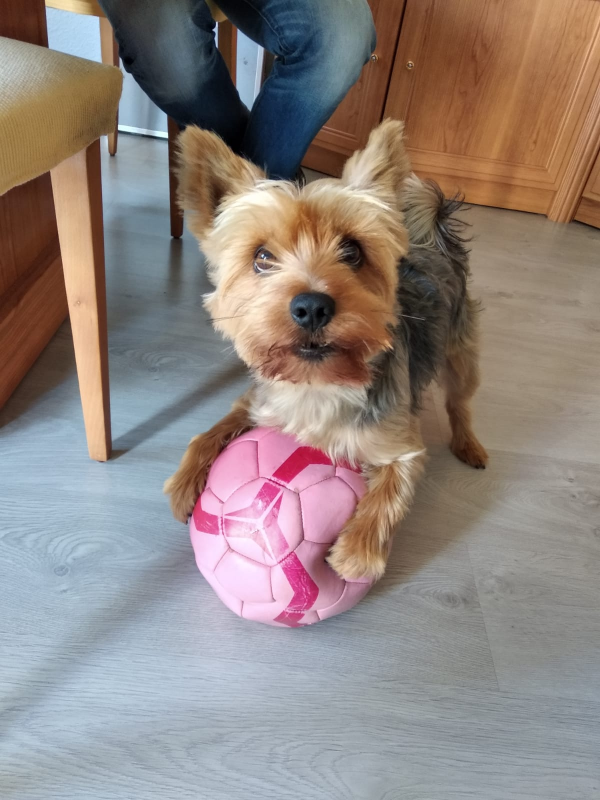
%> input picture Tareas/Tarea 3/G15.jpeg, 1200 x 1600 px (shown at 1/2 size)
$ octave G15.m   (GNU Octave 9; MATLAB toolbox functions it lacks are replaced by stand-ins)
%> lines starting %> are read from the running program, lines starting %| are printed output that depends on the picture; in (x1, y1, x2, y2) boxes, pixels count from 0 and x2, y2 are one past the last pixel; in counts of white or black regions, pixels touching at a corner belong together; the program's own positions count from 1
%> further down, Img is the input picture: size 1600x1200x3 uint8; mean R, G, B 144.1, 132.1, 127.1
### Tareas/Tarea 3/convertionRgb2Hsi.m
function [hsi]=convertionRgb2Hsi(image)
%HSI: Tono, Saturaci髇 e Intensidad
%RGB: Matriz num閞ica Rojo, Verde y Azul

%Extraer componentes componentes individuales de color
rgb = im2double(image);
R = rgb(:,:,1);
G = rgb(:,:,2);
B = rgb(:,:,3);

%ecuacion conversion
num = 0.5*((R - G)+(R - B));
den = sqrt((R - G).^2 + (R - B).*(G - B));
angulo = acos(num./(den + eps));
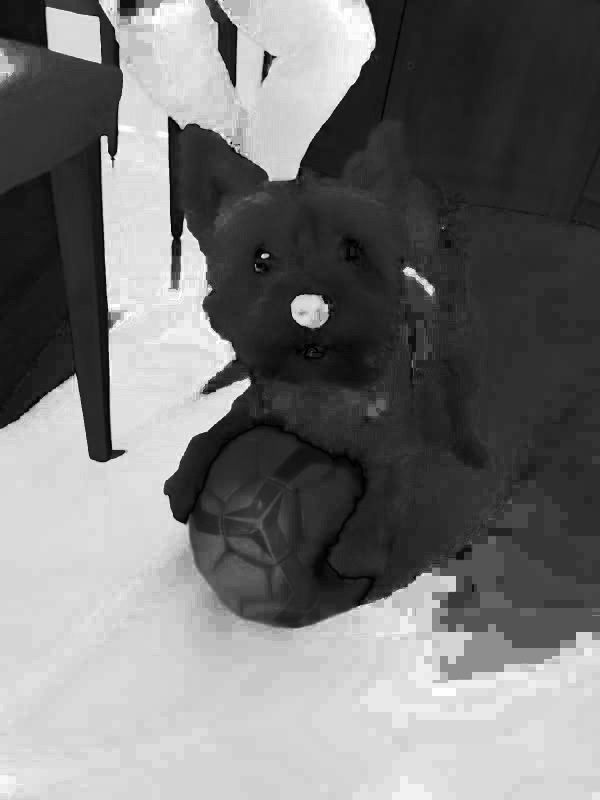
%> angulo: size 1600x1200 double (shown at 1/2 size); min 3.94e-08, max 3.14, mean 1.45; drawn with min black and max white
H = angulo;
H(B > G) = 2*pi - H(B > G);
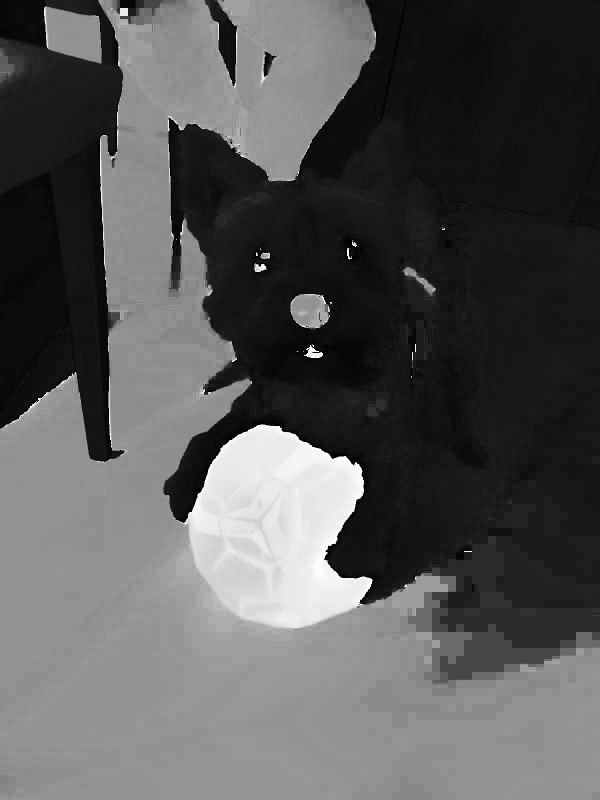
%> H: size 1600x1200 double (shown at 1/2 size); min 3.94e-08, max 6.27, mean 2.15; drawn with min black and max white
H = H/(2*pi);
num = min(min(R,G),B);
den = R + G + B;
den(den == 0) = eps;
S = 1 - 3.*num./den;
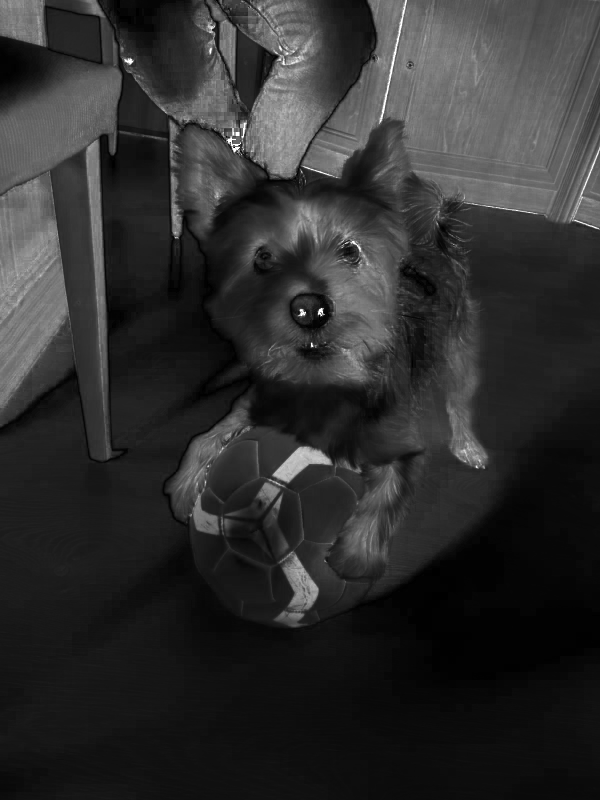
%> S: size 1600x1200 double (shown at 1/2 size); min 0, max 1, mean 0.183
H(S == 0) = eps;
I = (R + G + B)/3;

% combinacion de cada resultado en la imagen hsi
hsi = cat(3, H, S, I);
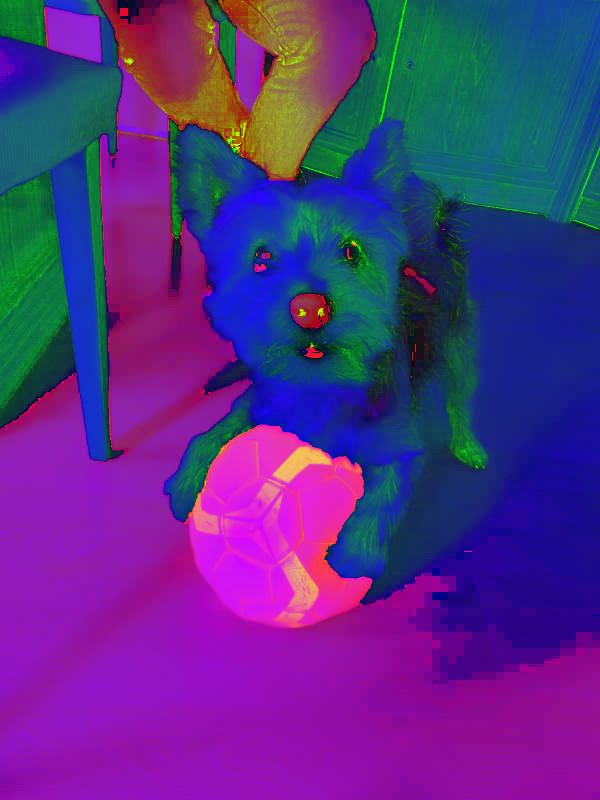
%> hsi: size 1600x1200x3 double (shown at 1/2 size); mean R, G, B 0.342, 0.183, 0.527
end

### Tareas/Tarea 3/G15.m
% Integrante-1: Ana Poveda Garc韆 Herrero
% Integrante-2: Cristina Taboada Mayo.
%% -------------------- PARTE OBLIGATORIA --------------------
clear all, close all, clc
% Cargamos la imagen con la que vamos a trabajar y la visualizamos.
Img = imread('G15.jpeg');
figure, imshow(Img), title('Imagen Original');

%% Pre-procesado de la imagen original para facilitar la segmentaci髇.

% Cambiamos nuestra imagen del espacio RGB al espacio HSI
% Para poder hacer esto nos hemos descargado la funci髇 de matlab =>
% convertionRgb2Hsi.m, que adjuntamos junto con el script de la pr醕tica.
I_HSI = convertionRgb2Hsi(Img);
figure, imshow(I_HSI), title('Imagen en el espacio HSI')

% Visualizamos cada componente.
H = I_HSI(:,:,1); % Componente del tono
S = I_HSI(:,:,2); % Componente de saturaci髇.
I = I_HSI(:,:,3); % Componente de brillo.

figure, subplot(1,3,1), imshow(H), title('Componente H')
subplot(1,3,2), imshow(S), title('Componente S')
subplot(1,3,3), imshow(I), title('Componente I')

% Cuando visualizamos las componentes observamos que en la componente H los
% valores mas altos corresponden a los pixeles del bal髇.
% Visualizamos un mesh para ver cuales son esos valores.
figure, mesh(H), title('Componente H')

% Comprobamos que los valores mas altos, en su mayoria pertenecen al bal髇.
% Pasamos la imagen correspondiente a la componente H por un filtro paso
% bajo.

% Definimos la m醩cara y sus coeficientes.
h = 1/49*ones(7,7);
% Aplicamos el filtro.
H_FPB = imfilter(H,h);
figure, imshow(H_FPB), title('Componente H suavizada')
figure, imhist(H_FPB), title('Histograma H suavizada')
figure, mesh(H_FPB), title('H suavizada')

%% Proceso de segmentacion.

% Tenemos que hacer es umbralizar la imagen correspondiente
% a la componente H, que previamente hemos pasado por un filtro paso bajo
% para unificar los distintos niveles de la imagen.

% Primero, pasamos a la imagen de la componente H a blanco y negro usando
% segmentaci髇 binaria por umbralizaci髇.
H_U = im2bw(H_FPB,0.8);
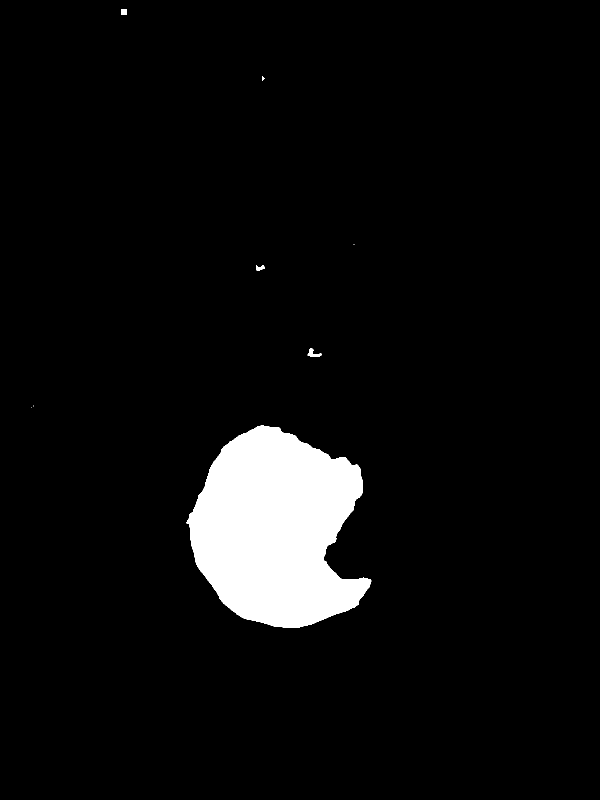
%> H_U: size 1600x1200 logical (shown at 1/2 size); 5.4% white; 8 white regions (3 under 20 px), largest, box (x1, y1, x2, y2) and area: (373, 851, 743, 1256) 103573, (615, 696, 643, 714) 228, (512, 531, 530, 541) 122, (242, 19, 254, 29) 118, (524, 152, 529, 161) 29
figure, imshow(H_U), title('Componente H umbralizada')

% Creamos la capa de segmentaci髇 en blanco y negro y la visualizamos.
[Seg_H_U, Nobjetos] = bwlabel(H_U);
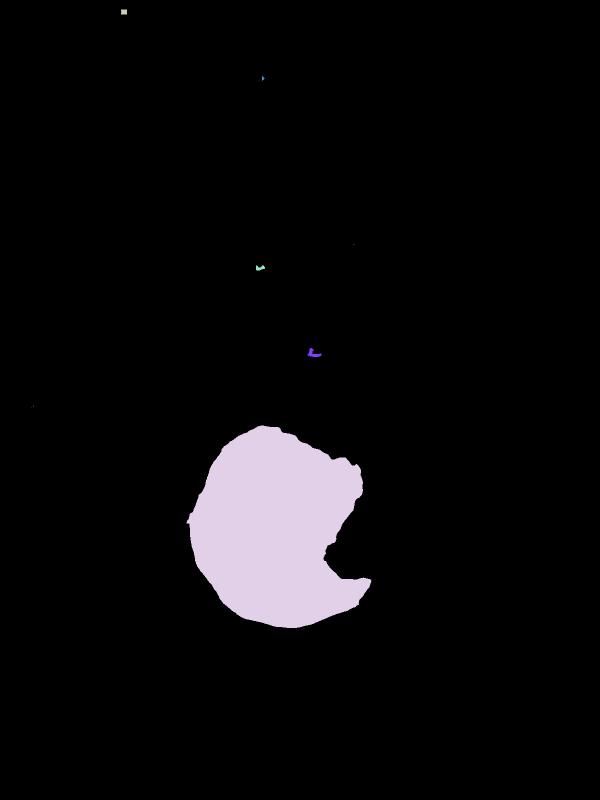
%> Seg_H_U: size 1600x1200 double (shown at 1/2 size); 9 distinct labels, from 0 to 8; one colour per label, 0 black
%> Nobjetos = 8
imtool(uint8(Seg_H_U)), title('Capa de etiquetas normal')
fprintf('El n鷐ero de objetos es: %0i\n', Nobjetos);
%| El n鷐ero de objetos es: 8

% Visualizamos la capa de etiquetas en falso color. Blanco en matlab es la etiqueta 0 que
% ve韆mos en negro en los apuntes.
RGB_Segment = label2rgb(Seg_H_U);
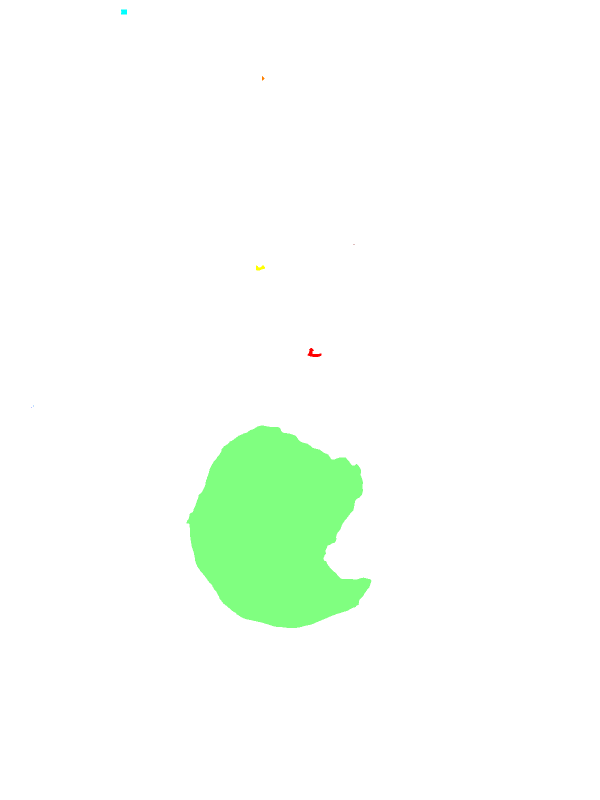
%> RGB_Segment: size 1600x1200x3 uint8 (shown at 1/2 size); mean R, G, B 248.1, 255, 248.1
imtool(RGB_Segment), title('Capa de etiquetas en falso color')

% Calculamos el tama駉 de los objetos.
Props = regionprops(Seg_H_U, 'Area');
%> Props = 8 regions; Area: 103573, 228, 122, 118, 29, 2, 2, 1
V_Area = [];
for ind_obj = 1:Nobjetos
    V_Area = [V_Area Props(ind_obj).Area];
end
%> this loop made 8 passes
%> V_Area on passes 2 to 8: [1 2], [1 2 118], [1 2 118 103573], [1 2 118 103573 122], [1 2 118 103573 122 29], [1 2 118 103573 122 29 228], [1 2 118 103573 122 29 228 2]
figure,stem(V_Area)
xlabel('N鷐ero de objeto'), ylabel('Tama駉')

% Identificamos que la etiqueta asignada a la region de mayor tama駉 (el
% balon) es la 4.
V_Interes = [4];

% Bucle que filtra de la imagen binaria I_U las regiones de no inter閟.
[n_filas, n_cols] = size(H_U); % nos dice el numero de filas y columnas que tiene la imagen.
%> n_filas = 1600; n_cols = 1200

% recorre todas las filas de la imagen
%> (the run ends here)
